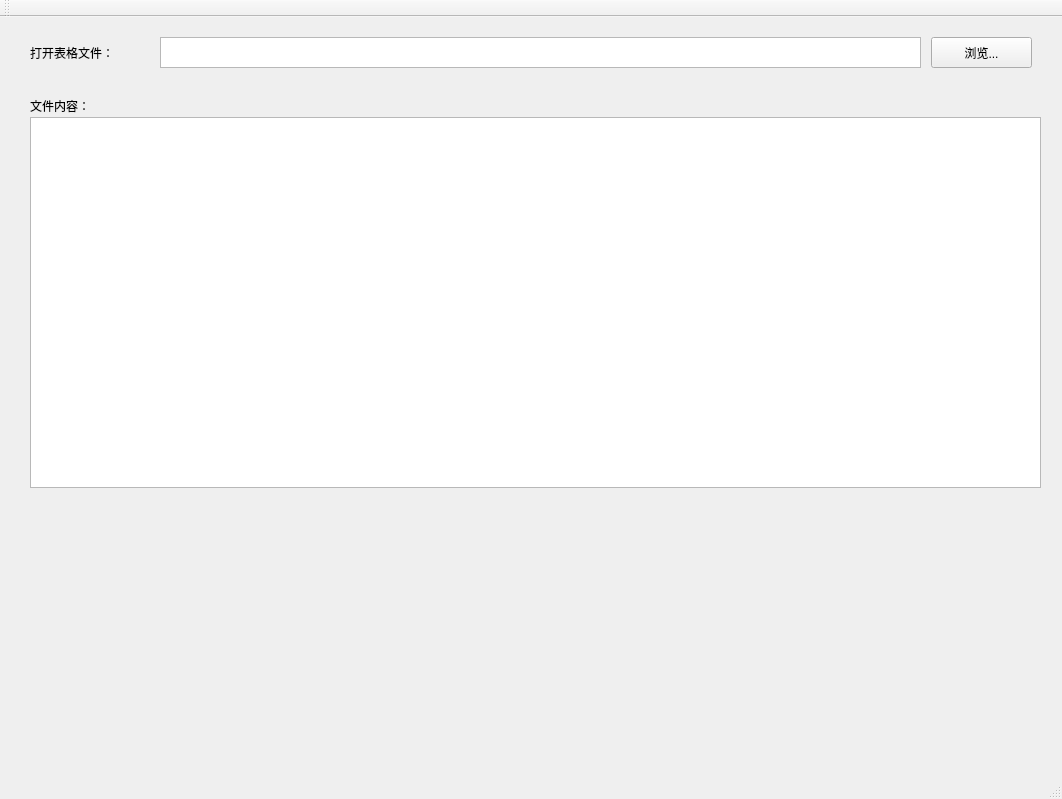
<?xml version="1.0" encoding="UTF-8"?>
<ui version="4.0">
 <class>QExcelToolClass</class>
 <widget class="QMainWindow" name="QExcelToolClass">
  <property name="geometry">
   <rect>
    <x>0</x>
    <y>0</y>
    <width>1062</width>
    <height>799</height>
   </rect>
  </property>
  <property name="minimumSize">
   <size>
    <width>1062</width>
    <height>799</height>
   </size>
  </property>
  <property name="maximumSize">
   <size>
    <width>1062</width>
    <height>799</height>
   </size>
  </property>
  <property name="windowTitle">
   <string>QExcelTool</string>
  </property>
  <widget class="QWidget" name="centralWidget">
   <widget class="QLabel" name="label">
    <property name="geometry">
     <rect>
      <x>30</x>
      <y>20</y>
      <width>131</width>
      <height>31</height>
     </rect>
    </property>
    <property name="text">
     <string>打开表格文件：</string>
    </property>
   </widget>
   <widget class="QPushButton" name="pushButton_1">
    <property name="geometry">
     <rect>
      <x>931</x>
      <y>20</y>
      <width>101</width>
      <height>31</height>
     </rect>
    </property>
    <property name="text">
     <string>浏览...</string>
    </property>
   </widget>
   <widget class="QTextBrowser" name="textBrowser">
    <property name="geometry">
     <rect>
      <x>160</x>
      <y>20</y>
      <width>761</width>
      <height>31</height>
     </rect>
    </property>
   </widget>
   <widget class="QTableView" name="tableView">
    <property name="geometry">
     <rect>
      <x>30</x>
      <y>100</y>
      <width>1011</width>
      <height>371</height>
     </rect>
    </property>
   </widget>
   <widget class="QLabel" name="label_2">
    <property name="geometry">
     <rect>
      <x>30</x>
      <y>80</y>
      <width>121</width>
      <height>18</height>
     </rect>
    </property>
    <property name="text">
     <string>文件内容：</string>
    </property>
   </widget>
  </widget>
  <widget class="QMenuBar" name="menuBar">
   <property name="geometry">
    <rect>
     <x>0</x>
     <y>0</y>
     <width>1062</width>
     <height>29</height>
    </rect>
   </property>
  </widget>
  <widget class="QToolBar" name="mainToolBar">
   <attribute name="toolBarArea">
    <enum>TopToolBarArea</enum>
   </attribute>
   <attribute name="toolBarBreak">
    <bool>false</bool>
   </attribute>
  </widget>
  <widget class="QStatusBar" name="statusBar"/>
 </widget>
 <layoutdefault spacing="6" margin="11"/>
 <resources>
  <include location="QExcelTool.qrc"/>
 </resources>
 <connections/>
</ui>
